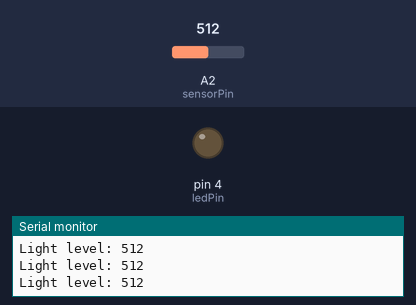
Recording of a sketch running on a simulated Arduino Uno, built with avr-gcc and run on an emulated ATmega328P. Shown: output pins drawn as LEDs (lit = HIGH), the last lines printed to the serial monitor. The inputs (shaded band) are chosen by the test bench; at power-on: A2 (sensorPin) = 512.

Above: at 1.2 s.
1.3 s: A2 (sensorPin) set to 408
2.8 s: A2 (sensorPin) set to 384
At 4.0 s:
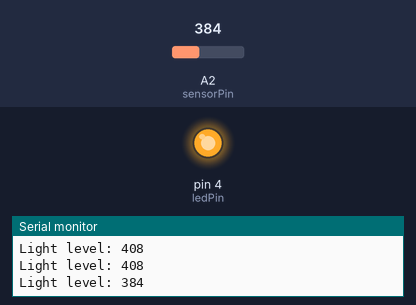
5.8 s: A2 (sensorPin) set to 410
At 8.2 s:
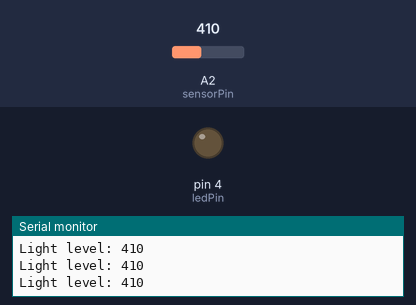
8.5 s: A2 (sensorPin) set to 390
At 9.8 s:
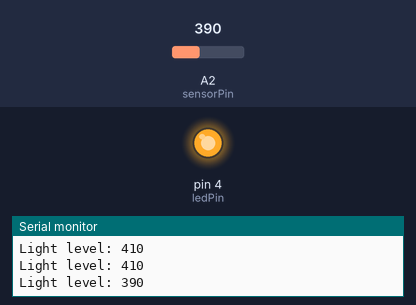
Timing chart, 0 to 12.3 s (numbered marks = the images above; inputs shaded):
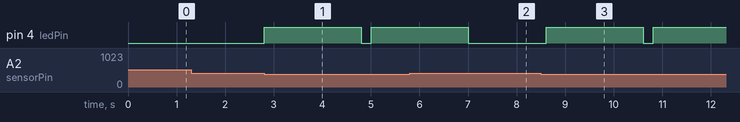

The sketch:

photoresistor_test.ino
```cpp
const int sensorPin = 2;
const int ledPin = 4;

void setup() {
  Serial.begin(115200);
  pinMode(ledPin, OUTPUT);
}

void loop() {
int value = analogRead(sensorPin);

Serial.print("Light level: ");
Serial.println(value);

if(value < 400){
  digitalWrite(ledPin, HIGH);
  delay(2000);
  digitalWrite(ledPin, LOW);

} else {
  digitalWrite(ledPin, LOW);

}


delay(200);
}
```

Measured:
- the behaviour switches between 400 and 399 on A2 (sensorPin) (found by bisection; images 0 and 1)
- after the input at 2.8 s, pin 4 (ledPin): LOW → HIGH at once, → LOW 2.0 s later, → HIGH 0.20 s later
- after the input at 5.8 s, pin 4 (ledPin): goes on until 7.0 s, then stays LOW
- after the input at 8.5 s, pin 4 (ledPin): LOW → HIGH after 0.11 s, → LOW 2.0 s later, → HIGH 0.20 s later
